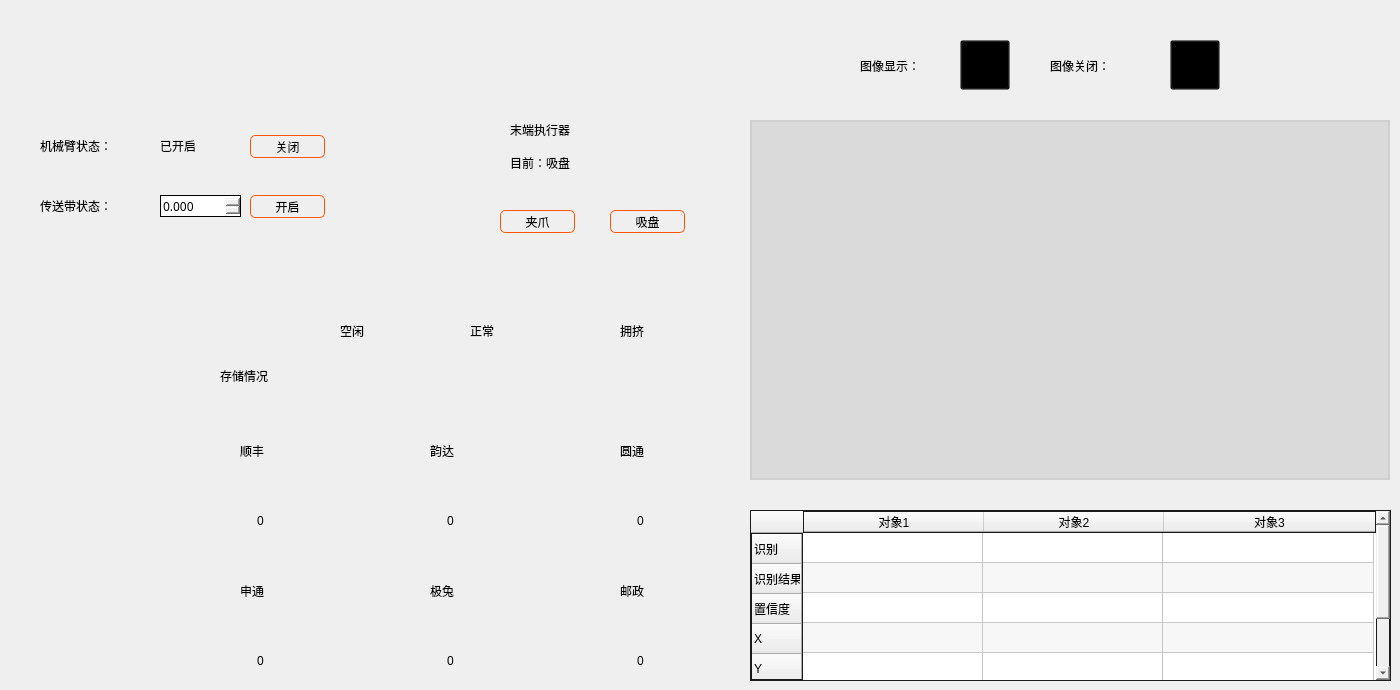
     <widget class="QWidget" name="tab_1_2">
      <attribute name="title">
       <string>工作台现状</string>
      </attribute>
      <widget class="QLabel" name="label_16">
       <property name="geometry">
        <rect>
         <x>860</x>
         <y>40</y>
         <width>91</width>
         <height>51</height>
        </rect>
       </property>
       <property name="styleSheet">
        <string notr="true">
font: 14pt &quot;微软雅黑&quot;;
</string>
       </property>
       <property name="text">
        <string>图像显示：</string>
       </property>
      </widget>
      <widget class="QTableWidget" name="tableWidget1">
       <property name="geometry">
        <rect>
         <x>750</x>
         <y>510</y>
         <width>641</width>
         <height>171</height>
        </rect>
       </property>
       <property name="layoutDirection">
        <enum>Qt::LayoutDirection::LeftToRight</enum>
       </property>
       <property name="autoFillBackground">
        <bool>true</bool>
       </property>
       <property name="styleSheet">
        <string notr="true">color: rgb(0, 0, 0);
border:1px solid;
border-color: rgb(27, 27, 27);
border-style:solid;
</string>
       </property>
       <property name="lineWidth">
        <number>1</number>
       </property>
       <property name="midLineWidth">
        <number>0</number>
       </property>
       <property name="verticalScrollBarPolicy">
        <enum>Qt::ScrollBarPolicy::ScrollBarAsNeeded</enum>
       </property>
       <property name="horizontalScrollBarPolicy">
        <enum>Qt::ScrollBarPolicy::ScrollBarAsNeeded</enum>
       </property>
       <property name="sizeAdjustPolicy">
        <enum>QAbstractScrollArea::SizeAdjustPolicy::AdjustToContentsOnFirstShow</enum>
       </property>
       <property name="dragEnabled">
        <bool>false</bool>
       </property>
       <property name="defaultDropAction">
        <enum>Qt::DropAction::IgnoreAction</enum>
       </property>
       <property name="alternatingRowColors">
        <bool>true</bool>
       </property>
       <property name="textElideMode">
        <enum>Qt::TextElideMode::ElideMiddle</enum>
       </property>
       <property name="horizontalScrollMode">
        <enum>QAbstractItemView::ScrollMode::ScrollPerItem</enum>
       </property>
       <property name="showGrid">
        <bool>true</bool>
       </property>
       <property name="gridStyle">
        <enum>Qt::PenStyle::SolidLine</enum>
       </property>
       <property name="sortingEnabled">
        <bool>false</bool>
       </property>
       <property name="wordWrap">
        <bool>true</bool>
       </property>
       <attribute name="horizontalHeaderVisible">
        <bool>true</bool>
       </attribute>
       <attribute name="horizontalHeaderCascadingSectionResizes">
        <bool>true</bool>
       </attribute>
       <attribute name="horizontalHeaderMinimumSectionSize">
        <number>50</number>
       </attribute>
       <attribute name="horizontalHeaderDefaultSectionSize">
        <number>180</number>
       </attribute>
       <attribute name="horizontalHeaderHighlightSections">
        <bool>true</bool>
       </attribute>
       <attribute name="horizontalHeaderShowSortIndicator" stdset="0">
        <bool>false</bool>
       </attribute>
       <attribute name="horizontalHeaderStretchLastSection">
        <bool>true</bool>
       </attribute>
       <attribute name="verticalHeaderCascadingSectionResizes">
        <bool>true</bool>
       </attribute>
       <attribute name="verticalHeaderMinimumSectionSize">
        <number>30</number>
       </attribute>
       <attribute name="verticalHeaderHighlightSections">
        <bool>true</bool>
       </attribute>
       <attribute name="verticalHeaderShowSortIndicator" stdset="0">
        <bool>false</bool>
       </attribute>
       <attribute name="verticalHeaderStretchLastSection">
        <bool>true</bool>
       </attribute>
       <row>
        <property name="text">
         <string>识别</string>
        </property>
       </row>
       <row>
        <property name="text">
         <string>识别结果</string>
        </property>
       </row>
       <row>
        <property name="text">
         <string>置信度</string>
        </property>
       </row>
       <row>
        <property name="text">
         <string>X</string>
        </property>
       </row>
       <row>
        <property name="text">
         <string>Y</string>
        </property>
       </row>
       <row>
        <property name="text">
         <string>Z</string>
        </property>
       </row>
       <column>
        <property name="text">
         <string>对象1</string>
        </property>
       </column>
       <column>
        <property name="text">
         <string>对象2</string>
        </property>
       </column>
       <column>
        <property name="text">
         <string>对象3</string>
        </property>
       </column>
       <item row="0" column="0">
        <property name="text">
         <string/>
        </property>
        <property name="textAlignment">
         <set>AlignCenter</set>
        </property>
        <property name="background">
         <brush brushstyle="NoBrush">
          <color alpha="255">
           <red>0</red>
           <green>0</green>
           <blue>0</blue>
          </color>
         </brush>
        </property>
        <property name="foreground">
         <brush brushstyle="VerPattern">
          <color alpha="255">
           <red>0</red>
           <green>0</green>
           <blue>0</blue>
          </color>
         </brush>
        </property>
       </item>
      </widget>
      <widget class="QWidget" name="widget_4" native="true">
       <property name="geometry">
        <rect>
         <x>20</x>
         <y>100</y>
         <width>341</width>
         <height>161</height>
        </rect>
       </property>
       <property name="styleSheet">
        <string notr="true">QWidget{
border:2px solid
}
border-color: rgb(207, 207, 207);
color: rgb(0, 0, 0);</string>
       </property>
       <widget class="QLabel" name="label_15">
        <property name="geometry">
         <rect>
          <x>20</x>
          <y>80</y>
          <width>111</width>
          <height>51</height>
         </rect>
        </property>
        <property name="styleSheet">
         <string notr="true">
                      font: 14pt &quot;微软雅黑&quot;;
                      border:0px solid
                  </string>
        </property>
        <property name="text">
         <string>传送带状态：</string>
        </property>
       </widget>
       <widget class="QDoubleSpinBox" name="set_pipeline_v">
        <property name="geometry">
         <rect>
          <x>140</x>
          <y>95</y>
          <width>81</width>
          <height>22</height>
         </rect>
        </property>
        <property name="font">
         <font>
          <family>Microsoft YaHei</family>
          <pointsize>9</pointsize>
         </font>
        </property>
        <property name="styleSheet">
         <string notr="true">
                      border:1px solid
                  </string>
        </property>
        <property name="decimals">
         <number>3</number>
        </property>
        <property name="singleStep">
         <double>0.100000000000000</double>
        </property>
        <property name="stepType">
         <enum>QAbstractSpinBox::StepType::DefaultStepType</enum>
        </property>
       </widget>
       <widget class="QPushButton" name="open_or_close_robot">
        <property name="geometry">
         <rect>
          <x>230</x>
          <y>35</y>
          <width>75</width>
          <height>23</height>
         </rect>
        </property>
        <property name="styleSheet">
         <string notr="true">
                      QPushButton{
                      background:transparent;
                      font: 14pt &quot;微软雅黑&quot;;
                      border:1px solid;
                      border-color: rgb(255, 85, 0);
                      border-radius:5;
                      }


                      QPushButton::hover{background:rgba(0, 0, 0,170)}
                  </string>
        </property>
        <property name="text">
         <string>关闭</string>
        </property>
       </widget>
       <widget class="QLabel" name="state_robot">
        <property name="geometry">
         <rect>
          <x>140</x>
          <y>20</y>
          <width>111</width>
          <height>51</height>
         </rect>
        </property>
        <property name="styleSheet">
         <string notr="true">
                      font: 14pt &quot;微软雅黑&quot;;
                      border:0px solid
                  </string>
        </property>
        <property name="text">
         <string>已开启</string>
        </property>
       </widget>
       <widget class="QPushButton" name="open_or_close_pipeline">
        <property name="geometry">
         <rect>
          <x>230</x>
          <y>95</y>
          <width>75</width>
          <height>23</height>
         </rect>
        </property>
        <property name="styleSheet">
         <string notr="true">
                      QPushButton{
                      background:transparent;
                      font: 14pt &quot;微软雅黑&quot;;
                      border:1px solid;
                      border-color: rgb(255, 85, 0);
                      border-radius:5;
                      }


                      QPushButton::hover{background:rgba(0, 0, 0,170)}
                  </string>
        </property>
        <property name="text">
         <string>开启</string>
        </property>
       </widget>
       <widget class="QLabel" name="label_14">
        <property name="geometry">
         <rect>
          <x>20</x>
          <y>20</y>
          <width>111</width>
          <height>51</height>
         </rect>
        </property>
        <property name="styleSheet">
         <string notr="true">
font: 14pt &quot;微软雅黑&quot;;
border:0px solid
</string>
        </property>
        <property name="text">
         <string>机械臂状态：</string>
        </property>
       </widget>
      </widget>
      <widget class="QWidget" name="widget_7" native="true">
       <property name="geometry">
        <rect>
         <x>390</x>
         <y>100</y>
         <width>341</width>
         <height>161</height>
        </rect>
       </property>
       <property name="styleSheet">
        <string notr="true">QWidget{
border:2px solid
}
border-color: rgb(207, 207, 207);</string>
       </property>
       <widget class="QLabel" name="label_27">
        <property name="geometry">
         <rect>
          <x>120</x>
          <y>14</y>
          <width>131</width>
          <height>31</height>
         </rect>
        </property>
        <property name="styleSheet">
         <string notr="true">
font: 14pt &quot;微软雅黑&quot;;
border:0px solid
</string>
        </property>
        <property name="text">
         <string>末端执行器</string>
        </property>
       </widget>
       <widget class="QLabel" name="label_28">
        <property name="geometry">
         <rect>
          <x>10</x>
          <y>10</y>
          <width>80</width>
          <height>80</height>
         </rect>
        </property>
        <property name="styleSheet">
         <string notr="true">border:0px solid;
                   border-color: rgb(255, 85, 0);
               </string>
        </property>
        <property name="lineWidth">
         <number>0</number>
        </property>
        <property name="text">
         <string/>
        </property>
        <property name="pixmap">
         <pixmap resource="../resource/1.qrc">:/1/Robotic Arm.png</pixmap>
        </property>
        <property name="scaledContents">
         <bool>true</bool>
        </property>
       </widget>
       <widget class="QLabel" name="state_end_excutive">
        <property name="geometry">
         <rect>
          <x>120</x>
          <y>50</y>
          <width>131</width>
          <height>25</height>
         </rect>
        </property>
        <property name="styleSheet">
         <string notr="true">
                      font: 14pt &quot;微软雅黑&quot;;
                      border:0px solid
                  </string>
        </property>
        <property name="text">
         <string>目前：吸盘</string>
        </property>
       </widget>
       <widget class="QPushButton" name="choose_xipan">
        <property name="geometry">
         <rect>
          <x>220</x>
          <y>110</y>
          <width>75</width>
          <height>23</height>
         </rect>
        </property>
        <property name="styleSheet">
         <string notr="true">
                      QPushButton{
                      background:transparent;
                      font: 14pt &quot;微软雅黑&quot;;
                      border:1px solid;
                      border-color: rgb(255, 85, 0);
                      border-radius:5;
                      }


                      QPushButton::hover{background:rgba(0, 0, 0,170)}
                  </string>
        </property>
        <property name="text">
         <string>吸盘</string>
        </property>
       </widget>
       <widget class="QPushButton" name="choose_jiazhua">
        <property name="geometry">
         <rect>
          <x>110</x>
          <y>110</y>
          <width>75</width>
          <height>23</height>
         </rect>
        </property>
        <property name="styleSheet">
         <string notr="true">
                      QPushButton{
                      background:transparent;
                      font: 14pt &quot;微软雅黑&quot;;
                      border:1px solid;
                      border-color: rgb(255, 85, 0);
                      border-radius:5;
                      }


                      QPushButton::hover{background:rgba(0, 0, 0,170)}
</string>
        </property>
        <property name="text">
         <string>夹爪</string>
        </property>
       </widget>
      </widget>
      <widget class="QLabel" name="label_31">
       <property name="geometry">
        <rect>
         <x>760</x>
         <y>20</y>
         <width>80</width>
         <height>80</height>
        </rect>
       </property>
       <property name="text">
        <string/>
       </property>
       <property name="pixmap">
        <pixmap resource="../resource/1.qrc">:/1/发布.png</pixmap>
       </property>
       <property name="scaledContents">
        <bool>true</bool>
       </property>
      </widget>
      <widget class="QPushButton" name="open_video1">
       <property name="geometry">
        <rect>
         <x>960</x>
         <y>40</y>
         <width>50</width>
         <height>50</height>
        </rect>
       </property>
       <property name="styleSheet">
        <string notr="true">QPushButton{background:transparent}

QPushButton::hover{background:rgba(0, 0, 0,170)}</string>
       </property>
       <property name="text">
        <string/>
       </property>
       <property name="icon">
        <iconset resource="../resource/1.qrc">
         <normaloff>:/1/摄像头.png</normaloff>:/1/摄像头.png</iconset>
       </property>
       <property name="iconSize">
        <size>
         <width>48</width>
         <height>48</height>
        </size>
       </property>
       <property name="checkable">
        <bool>true</bool>
       </property>
      </widget>
      <widget class="QPushButton" name="close_video1">
       <property name="geometry">
        <rect>
         <x>1170</x>
         <y>40</y>
         <width>50</width>
         <height>50</height>
        </rect>
       </property>
       <property name="styleSheet">
        <string notr="true">QPushButton{background:transparent}

QPushButton::hover{background:rgba(0, 0, 0,170)}</string>
       </property>
       <property name="text">
        <string/>
       </property>
       <property name="icon">
        <iconset resource="../resource/1.qrc">
         <normaloff>:/1/摄像头_关闭.png</normaloff>:/1/摄像头_关闭.png</iconset>
       </property>
       <property name="iconSize">
        <size>
         <width>48</width>
         <height>48</height>
        </size>
       </property>
       <property name="checkable">
        <bool>true</bool>
       </property>
      </widget>
      <widget class="QLabel" name="video1">
       <property name="geometry">
        <rect>
         <x>750</x>
         <y>120</y>
         <width>640</width>
         <height>360</height>
        </rect>
       </property>
       <property name="styleSheet">
        <string notr="true">background:rgb(218, 218, 218);
border:2px solid;
border-color: rgb(207, 207, 207);
border-style:solid;</string>
       </property>
       <property name="text">
        <string/>
       </property>
      </widget>
      <widget class="QLabel" name="label_17">
       <property name="geometry">
        <rect>
         <x>1050</x>
         <y>40</y>
         <width>101</width>
         <height>51</height>
        </rect>
       </property>
       <property name="styleSheet">
        <string notr="true">
                     font: 14pt &quot;微软雅黑&quot;;
                 </string>
       </property>
       <property name="text">
        <string>图像关闭：</string>
       </property>
      </widget>
      <widget class="QWidget" name="widget_8" native="true">
       <property name="geometry">
        <rect>
         <x>20</x>
         <y>290</y>
         <width>711</width>
         <height>391</height>
        </rect>
       </property>
       <property name="styleSheet">
        <string notr="true">QWidget{
border:2px solid
}
border-color: rgb(207, 207, 207);</string>
       </property>
       <widget class="QLabel" name="label_36">
        <property name="geometry">
         <rect>
          <x>10</x>
          <y>10</y>
          <width>161</width>
          <height>171</height>
         </rect>
        </property>
        <property name="styleSheet">
         <string notr="true">border:0px solid;
                   border-color: rgb(255, 85, 0);
               </string>
        </property>
        <property name="lineWidth">
         <number>0</number>
        </property>
        <property name="text">
         <string/>
        </property>
        <property name="pixmap">
         <pixmap resource="../resource/1.qrc">:/1/仓库库存.png</pixmap>
        </property>
        <property name="scaledContents">
         <bool>true</bool>
        </property>
       </widget>
       <widget class="QLabel" name="label_18">
        <property name="geometry">
         <rect>
          <x>200</x>
          <y>60</y>
          <width>81</width>
          <height>51</height>
         </rect>
        </property>
        <property name="styleSheet">
         <string notr="true">
font: 14pt &quot;微软雅黑&quot;;
border:0px solid
</string>
        </property>
        <property name="text">
         <string>存储情况</string>
        </property>
       </widget>
       <widget class="QLabel" name="state_shunfeng">
        <property name="geometry">
         <rect>
          <x>190</x>
          <y>110</y>
          <width>100</width>
          <height>100</height>
         </rect>
        </property>
        <property name="text">
         <string/>
        </property>
        <property name="pixmap">
         <pixmap resource="../resource/1.qrc">:/1/圆角矩形 (1).png</pixmap>
        </property>
        <property name="scaledContents">
         <bool>true</bool>
        </property>
       </widget>
       <widget class="QLabel" name="state_yunda">
        <property name="geometry">
         <rect>
          <x>380</x>
          <y>110</y>
          <width>100</width>
          <height>100</height>
         </rect>
        </property>
        <property name="text">
         <string/>
        </property>
        <property name="pixmap">
         <pixmap resource="../resource/1.qrc">:/1/圆角矩形 (1).png</pixmap>
        </property>
        <property name="scaledContents">
         <bool>true</bool>
        </property>
       </widget>
       <widget class="QLabel" name="state_yuantong">
        <property name="geometry">
         <rect>
          <x>570</x>
          <y>110</y>
          <width>100</width>
          <height>100</height>
         </rect>
        </property>
        <property name="text">
         <string/>
        </property>
        <property name="pixmap">
         <pixmap resource="../resource/1.qrc">:/1/圆角矩形 (1).png</pixmap>
        </property>
        <property name="scaledContents">
         <bool>true</bool>
        </property>
       </widget>
       <widget class="QLabel" name="label_39">
        <property name="geometry">
         <rect>
          <x>190</x>
          <y>250</y>
          <width>100</width>
          <height>100</height>
         </rect>
        </property>
        <property name="text">
         <string/>
        </property>
        <property name="pixmap">
         <pixmap resource="../resource/1.qrc">:/1/圆角矩形 (1).png</pixmap>
        </property>
        <property name="scaledContents">
         <bool>true</bool>
        </property>
       </widget>
       <widget class="QLabel" name="label_40">
        <property name="geometry">
         <rect>
          <x>380</x>
          <y>250</y>
          <width>100</width>
          <height>100</height>
         </rect>
        </property>
        <property name="text">
         <string/>
        </property>
        <property name="pixmap">
         <pixmap resource="../resource/1.qrc">:/1/圆角矩形 (1).png</pixmap>
        </property>
        <property name="scaledContents">
         <bool>true</bool>
        </property>
       </widget>
       <widget class="QLabel" name="label_41">
        <property name="geometry">
         <rect>
          <x>570</x>
          <y>250</y>
          <width>100</width>
          <height>100</height>
         </rect>
        </property>
        <property name="text">
         <string/>
        </property>
        <property name="pixmap">
         <pixmap resource="../resource/1.qrc">:/1/圆角矩形 (1).png</pixmap>
        </property>
        <property name="scaledContents">
         <bool>true</bool>
        </property>
       </widget>
       <widget class="QLabel" name="label_42">
        <property name="geometry">
         <rect>
          <x>260</x>
          <y>20</y>
          <width>40</width>
          <height>40</height>
         </rect>
        </property>
        <property name="styleSheet">
         <string notr="true">border:0px solid
</string>
        </property>
        <property name="text">
         <string/>
        </property>
        <property name="pixmap">
         <pixmap resource="../resource/1.qrc">:/1/圆角矩形 (1).png</pixmap>
        </property>
        <property name="scaledContents">
         <bool>true</bool>
        </property>
       </widget>
       <widget class="QLabel" name="label_43">
        <property name="geometry">
         <rect>
          <x>390</x>
          <y>20</y>
          <width>40</width>
          <height>40</height>
         </rect>
        </property>
        <property name="styleSheet">
         <string notr="true">border:0px solid
</string>
        </property>
        <property name="text">
         <string/>
        </property>
        <property name="pixmap">
         <pixmap resource="../resource/1.qrc">:/1/圆角矩形.png</pixmap>
        </property>
        <property name="scaledContents">
         <bool>true</bool>
        </property>
       </widget>
       <widget class="QLabel" name="label_44">
        <property name="geometry">
         <rect>
          <x>540</x>
          <y>20</y>
          <width>40</width>
          <height>40</height>
         </rect>
        </property>
        <property name="styleSheet">
         <string notr="true">border:0px solid
</string>
        </property>
        <property name="text">
         <string/>
        </property>
        <property name="pixmap">
         <pixmap resource="../resource/1.qrc">:/1/圆角矩形 (2).png</pixmap>
        </property>
        <property name="scaledContents">
         <bool>true</bool>
        </property>
       </widget>
       <widget class="QLabel" name="label_19">
        <property name="geometry">
         <rect>
          <x>320</x>
          <y>15</y>
          <width>41</width>
          <height>51</height>
         </rect>
        </property>
        <property name="styleSheet">
         <string notr="true">
font: 14pt &quot;微软雅黑&quot;;
border:0px solid
</string>
        </property>
        <property name="text">
         <string>空闲</string>
        </property>
       </widget>
       <widget class="QLabel" name="label_20">
        <property name="geometry">
         <rect>
          <x>600</x>
          <y>15</y>
          <width>41</width>
          <height>51</height>
         </rect>
        </property>
        <property name="styleSheet">
         <string notr="true">
font: 14pt &quot;微软雅黑&quot;;
border:0px solid
</string>
        </property>
        <property name="text">
         <string>拥挤</string>
        </property>
       </widget>
       <widget class="QLabel" name="label_21">
        <property name="geometry">
         <rect>
          <x>450</x>
          <y>15</y>
          <width>41</width>
          <height>51</height>
         </rect>
        </property>
        <property name="styleSheet">
         <string notr="true">
font: 14pt &quot;微软雅黑&quot;;
border:0px solid
</string>
        </property>
        <property name="text">
         <string>正常</string>
        </property>
       </widget>
       <widget class="QLabel" name="label_24">
        <property name="geometry">
         <rect>
          <x>220</x>
          <y>140</y>
          <width>41</width>
          <height>41</height>
         </rect>
        </property>
        <property name="styleSheet">
         <string notr="true">
font: 14pt &quot;微软雅黑&quot;;
border:0px solid
</string>
        </property>
        <property name="text">
         <string>顺丰</string>
        </property>
       </widget>
       <widget class="QLabel" name="label_45">
        <property name="geometry">
         <rect>
          <x>410</x>
          <y>140</y>
          <width>41</width>
          <height>41</height>
         </rect>
        </property>
        <property name="styleSheet">
         <string notr="true">
font: 14pt &quot;微软雅黑&quot;;
border:0px solid
</string>
        </property>
        <property name="text">
         <string>韵达</string>
        </property>
       </widget>
       <widget class="QLabel" name="label_46">
        <property name="geometry">
         <rect>
          <x>600</x>
          <y>140</y>
          <width>41</width>
          <height>41</height>
         </rect>
        </property>
        <property name="styleSheet">
         <string notr="true">
font: 14pt &quot;微软雅黑&quot;;
border:0px solid
</string>
        </property>
        <property name="text">
         <string>圆通</string>
        </property>
       </widget>
       <widget class="QLabel" name="num_shunfeng">
        <property name="geometry">
         <rect>
          <x>220</x>
          <y>210</y>
          <width>41</width>
          <height>41</height>
         </rect>
        </property>
        <property name="styleSheet">
         <string notr="true">
font: 14pt &quot;微软雅黑&quot;;
border:0px solid
</string>
        </property>
        <property name="text">
         <string>0</string>
        </property>
        <property name="scaledContents">
         <bool>true</bool>
        </property>
        <property name="alignment">
         <set>Qt::AlignmentFlag::AlignCenter</set>
        </property>
       </widget>
       <widget class="QLabel" name="num_yunda">
        <property name="geometry">
         <rect>
          <x>410</x>
          <y>210</y>
          <width>41</width>
          <height>41</height>
         </rect>
        </property>
        <property name="styleSheet">
         <string notr="true">
font: 14pt &quot;微软雅黑&quot;;
border:0px solid
</string>
        </property>
        <property name="text">
         <string>0</string>
        </property>
        <property name="scaledContents">
         <bool>true</bool>
        </property>
        <property name="alignment">
         <set>Qt::AlignmentFlag::AlignCenter</set>
        </property>
       </widget>
       <widget class="QLabel" name="num_yuantong">
        <property name="geometry">
         <rect>
          <x>600</x>
          <y>210</y>
          <width>41</width>
          <height>41</height>
         </rect>
        </property>
        <property name="styleSheet">
         <string notr="true">
font: 14pt &quot;微软雅黑&quot;;
border:0px solid
</string>
        </property>
        <property name="text">
         <string>0</string>
        </property>
        <property name="scaledContents">
         <bool>true</bool>
        </property>
        <property name="alignment">
         <set>Qt::AlignmentFlag::AlignCenter</set>
        </property>
       </widget>
       <widget class="QLabel" name="label_29">
        <property name="geometry">
         <rect>
          <x>220</x>
          <y>280</y>
          <width>41</width>
          <height>41</height>
         </rect>
        </property>
        <property name="styleSheet">
         <string notr="true">
font: 14pt &quot;微软雅黑&quot;;
border:0px solid
</string>
        </property>
        <property name="text">
         <string>申通</string>
        </property>
       </widget>
       <widget class="QLabel" name="num_shunfeng_2">
        <property name="geometry">
         <rect>
          <x>220</x>
          <y>350</y>
          <width>41</width>
          <height>41</height>
         </rect>
        </property>
        <property name="styleSheet">
         <string notr="true">
font: 14pt &quot;微软雅黑&quot;;
border:0px solid
</string>
        </property>
        <property name="text">
         <string>0</string>
        </property>
        <property name="scaledContents">
         <bool>true</bool>
        </property>
        <property name="alignment">
         <set>Qt::AlignmentFlag::AlignCenter</set>
        </property>
       </widget>
       <widget class="QLabel" name="label_30">
        <property name="geometry">
         <rect>
          <x>410</x>
          <y>280</y>
          <width>41</width>
          <height>41</height>
         </rect>
        </property>
        <property name="styleSheet">
         <string notr="true">
font: 14pt &quot;微软雅黑&quot;;
border:0px solid
</string>
        </property>
        <property name="text">
         <string>极兔</string>
        </property>
       </widget>
       <widget class="QLabel" name="num_shunfeng_3">
        <property name="geometry">
         <rect>
          <x>410</x>
          <y>350</y>
          <width>41</width>
          <height>41</height>
         </rect>
        </property>
        <property name="styleSheet">
         <string notr="true">
font: 14pt &quot;微软雅黑&quot;;
border:0px solid
</string>
        </property>
        <property name="text">
         <string>0</string>
        </property>
        <property name="scaledContents">
         <bool>true</bool>
        </property>
        <property name="alignment">
         <set>Qt::AlignmentFlag::AlignCenter</set>
        </property>
       </widget>
       <widget class="QLabel" name="label_33">
        <property name="geometry">
         <rect>
          <x>600</x>
          <y>280</y>
          <width>41</width>
          <height>41</height>
         </rect>
        </property>
        <property name="styleSheet">
         <string notr="true">
font: 14pt &quot;微软雅黑&quot;;
border:0px solid
</string>
        </property>
        <property name="text">
         <string>邮政</string>
        </property>
       </widget>
       <widget class="QLabel" name="num_shunfeng_6">
        <property name="geometry">
         <rect>
          <x>600</x>
          <y>350</y>
          <width>41</width>
          <height>41</height>
         </rect>
        </property>
        <property name="styleSheet">
         <string notr="true">
font: 14pt &quot;微软雅黑&quot;;
border:0px solid
</string>
        </property>
        <property name="text">
         <string>0</string>
        </property>
        <property name="scaledContents">
         <bool>true</bool>
        </property>
        <property name="alignment">
         <set>Qt::AlignmentFlag::AlignCenter</set>
        </property>
       </widget>
      </widget>
     </widget>
